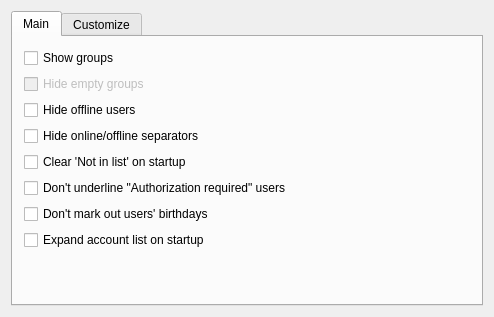
<ui version="4.0" >
 <class>contactListSettingsClass</class>
 <widget class="QWidget" name="contactListSettingsClass" >
  <property name="geometry" >
   <rect>
    <x>0</x>
    <y>0</y>
    <width>486</width>
    <height>317</height>
   </rect>
  </property>
  <property name="windowTitle" >
   <string>contactListSettings</string>
  </property>
  <layout class="QGridLayout" >
   <item row="0" column="0" >
    <widget class="QTabWidget" name="tabWidget" >
     <property name="currentIndex" >
      <number>0</number>
     </property>
     <widget class="QWidget" name="tab" >
      <property name="geometry" >
       <rect>
        <x>0</x>
        <y>0</y>
        <width>464</width>
        <height>267</height>
       </rect>
      </property>
      <attribute name="title" >
       <string>Main</string>
      </attribute>
      <attribute name="icon" >
       <iconset resource="../../../../qutim.qrc" >
        <normaloff>:/icons/crystal_project/contactlist.png</normaloff>:/icons/crystal_project/contactlist.png</iconset>
      </attribute>
      <layout class="QGridLayout" >
       <item row="0" column="0" >
        <layout class="QVBoxLayout" >
         <property name="spacing" >
          <number>6</number>
         </property>
         <item>
          <widget class="QCheckBox" name="showGroupsBox" >
           <property name="text" >
            <string>Show groups</string>
           </property>
          </widget>
         </item>
         <item>
          <widget class="QCheckBox" name="hideEmptyBox" >
           <property name="enabled" >
            <bool>false</bool>
           </property>
           <property name="text" >
            <string>Hide empty groups</string>
           </property>
          </widget>
         </item>
         <item>
          <widget class="QCheckBox" name="offlineBox" >
           <property name="text" >
            <string>Hide offline users</string>
           </property>
          </widget>
         </item>
         <item>
          <widget class="QCheckBox" name="separatorBox" >
           <property name="text" >
            <string>Hide online/offline separators</string>
           </property>
          </widget>
         </item>
         <item>
          <widget class="QCheckBox" name="nilBox" >
           <property name="text" >
            <string>Clear 'Not in list' on startup</string>
           </property>
          </widget>
         </item>
         <item>
          <widget class="QCheckBox" name="authorizedBox" >
           <property name="text" >
            <string>Don't underline "Authorization required" users</string>
           </property>
          </widget>
         </item>
         <item>
          <widget class="QCheckBox" name="birthdayBox" >
           <property name="text" >
            <string>Don't mark out users' birthdays</string>
           </property>
          </widget>
         </item>
         <item>
          <widget class="QCheckBox" name="expandBox" >
           <property name="text" >
            <string>Expand account list on startup</string>
           </property>
          </widget>
         </item>
        </layout>
       </item>
       <item row="1" column="0" >
        <spacer>
         <property name="orientation" >
          <enum>Qt::Vertical</enum>
         </property>
         <property name="sizeHint" stdset="0" >
          <size>
           <width>446</width>
           <height>16</height>
          </size>
         </property>
        </spacer>
       </item>
      </layout>
     </widget>
     <widget class="QWidget" name="tab2" >
      <property name="geometry" >
       <rect>
        <x>0</x>
        <y>0</y>
        <width>464</width>
        <height>267</height>
       </rect>
      </property>
      <attribute name="title" >
       <string>Customize</string>
      </attribute>
      <attribute name="icon" >
       <iconset resource="../../../../qutim.qrc" >
        <normaloff>:/icons/crystal_project/fonts.png</normaloff>:/icons/crystal_project/fonts.png</iconset>
      </attribute>
      <layout class="QGridLayout" >
       <item row="0" column="0" >
        <widget class="QGroupBox" name="customBox" >
         <property name="title" >
          <string>Customize font:</string>
         </property>
         <layout class="QGridLayout" >
          <item row="0" column="0" >
           <layout class="QHBoxLayout" >
            <item>
             <layout class="QVBoxLayout" >
              <item>
               <widget class="QCheckBox" name="accountFontBox" >
                <property name="text" >
                 <string>Account:</string>
                </property>
               </widget>
              </item>
              <item>
               <widget class="QCheckBox" name="groupFontBox" >
                <property name="text" >
                 <string>Group:</string>
                </property>
               </widget>
              </item>
              <item>
               <widget class="QCheckBox" name="onlineFontBox" >
                <property name="text" >
                 <string>Online:</string>
                </property>
               </widget>
              </item>
              <item>
               <widget class="QCheckBox" name="offlineFontBox" >
                <property name="text" >
                 <string>Offline:</string>
                </property>
               </widget>
              </item>
             </layout>
            </item>
            <item>
             <layout class="QVBoxLayout" >
              <item>
               <layout class="QHBoxLayout" >
                <item>
                 <widget class="QFontComboBox" name="accountFontComboBox" >
                  <property name="enabled" >
                   <bool>false</bool>
                  </property>
                 </widget>
                </item>
                <item>
                 <widget class="QSpinBox" name="accountFontSizeBox" >
                  <property name="enabled" >
                   <bool>false</bool>
                  </property>
                  <property name="minimum" >
                   <number>6</number>
                  </property>
                  <property name="maximum" >
                   <number>24</number>
                  </property>
                  <property name="value" >
                   <number>9</number>
                  </property>
                 </widget>
                </item>
                <item>
                 <widget class="QToolButton" name="accountColorButton" >
                  <property name="enabled" >
                   <bool>false</bool>
                  </property>
                  <property name="text" >
                   <string/>
                  </property>
                  <property name="icon" >
                   <iconset resource="../../../../qutim.qrc" >
                    <normaloff>:/icons/crystal_project/colorpicker.png</normaloff>:/icons/crystal_project/colorpicker.png</iconset>
                  </property>
                 </widget>
                </item>
               </layout>
              </item>
              <item>
               <layout class="QHBoxLayout" >
                <item>
                 <widget class="QFontComboBox" name="groupFontComboBox" >
                  <property name="enabled" >
                   <bool>false</bool>
                  </property>
                 </widget>
                </item>
                <item>
                 <widget class="QSpinBox" name="groupFontSizeBox" >
                  <property name="enabled" >
                   <bool>false</bool>
                  </property>
                  <property name="minimum" >
                   <number>6</number>
                  </property>
                  <property name="maximum" >
                   <number>24</number>
                  </property>
                  <property name="value" >
                   <number>6</number>
                  </property>
                 </widget>
                </item>
                <item>
                 <widget class="QToolButton" name="groupColorButton" >
                  <property name="enabled" >
                   <bool>false</bool>
                  </property>
                  <property name="text" >
                   <string/>
                  </property>
                  <property name="icon" >
                   <iconset resource="../../../../qutim.qrc" >
                    <normaloff>:/icons/crystal_project/colorpicker.png</normaloff>:/icons/crystal_project/colorpicker.png</iconset>
                  </property>
                 </widget>
                </item>
               </layout>
              </item>
              <item>
               <layout class="QHBoxLayout" >
                <item>
                 <widget class="QFontComboBox" name="onlineFontComboBox" >
                  <property name="enabled" >
                   <bool>false</bool>
                  </property>
                 </widget>
                </item>
                <item>
                 <widget class="QSpinBox" name="onlineFontSizeBox" >
                  <property name="enabled" >
                   <bool>false</bool>
                  </property>
                  <property name="minimum" >
                   <number>6</number>
                  </property>
                  <property name="maximum" >
                   <number>24</number>
                  </property>
                  <property name="value" >
                   <number>10</number>
                  </property>
                 </widget>
                </item>
                <item>
                 <widget class="QToolButton" name="onlineColorButton" >
                  <property name="enabled" >
                   <bool>false</bool>
                  </property>
                  <property name="text" >
                   <string/>
                  </property>
                  <property name="icon" >
                   <iconset resource="../../../../qutim.qrc" >
                    <normaloff>:/icons/crystal_project/colorpicker.png</normaloff>:/icons/crystal_project/colorpicker.png</iconset>
                  </property>
                 </widget>
                </item>
               </layout>
              </item>
              <item>
               <layout class="QHBoxLayout" >
                <item>
                 <widget class="QFontComboBox" name="offlineFontComboBox" >
                  <property name="enabled" >
                   <bool>false</bool>
                  </property>
                 </widget>
                </item>
                <item>
                 <widget class="QSpinBox" name="offlineFontSizeBox" >
                  <property name="enabled" >
                   <bool>false</bool>
                  </property>
                  <property name="minimum" >
                   <number>6</number>
                  </property>
                  <property name="maximum" >
                   <number>24</number>
                  </property>
                  <property name="value" >
                   <number>10</number>
                  </property>
                 </widget>
                </item>
                <item>
                 <widget class="QToolButton" name="offlineColorButton" >
                  <property name="enabled" >
                   <bool>false</bool>
                  </property>
                  <property name="text" >
                   <string/>
                  </property>
                  <property name="icon" >
                   <iconset resource="../../../../qutim.qrc" >
                    <normaloff>:/icons/crystal_project/colorpicker.png</normaloff>:/icons/crystal_project/colorpicker.png</iconset>
                  </property>
                 </widget>
                </item>
               </layout>
              </item>
             </layout>
            </item>
           </layout>
          </item>
         </layout>
        </widget>
       </item>
       <item row="1" column="0" >
        <spacer>
         <property name="orientation" >
          <enum>Qt::Vertical</enum>
         </property>
         <property name="sizeHint" stdset="0" >
          <size>
           <width>20</width>
           <height>40</height>
          </size>
         </property>
        </spacer>
       </item>
      </layout>
     </widget>
    </widget>
   </item>
  </layout>
 </widget>
 <layoutdefault spacing="6" margin="11" />
 <resources>
  <include location="../../../../qutim.qrc" />
 </resources>
 <connections>
  <connection>
   <sender>accountFontBox</sender>
   <signal>toggled(bool)</signal>
   <receiver>accountFontComboBox</receiver>
   <slot>setEnabled(bool)</slot>
   <hints>
    <hint type="sourcelabel" >
     <x>127</x>
     <y>102</y>
    </hint>
    <hint type="destinationlabel" >
     <x>236</x>
     <y>101</y>
    </hint>
   </hints>
  </connection>
  <connection>
   <sender>accountFontBox</sender>
   <signal>toggled(bool)</signal>
   <receiver>accountFontSizeBox</receiver>
   <slot>setEnabled(bool)</slot>
   <hints>
    <hint type="sourcelabel" >
     <x>102</x>
     <y>102</y>
    </hint>
    <hint type="destinationlabel" >
     <x>419</x>
     <y>101</y>
    </hint>
   </hints>
  </connection>
  <connection>
   <sender>accountFontBox</sender>
   <signal>toggled(bool)</signal>
   <receiver>accountColorButton</receiver>
   <slot>setEnabled(bool)</slot>
   <hints>
    <hint type="sourcelabel" >
     <x>102</x>
     <y>102</y>
    </hint>
    <hint type="destinationlabel" >
     <x>451</x>
     <y>102</y>
    </hint>
   </hints>
  </connection>
  <connection>
   <sender>groupFontBox</sender>
   <signal>toggled(bool)</signal>
   <receiver>groupFontComboBox</receiver>
   <slot>setEnabled(bool)</slot>
   <hints>
    <hint type="sourcelabel" >
     <x>124</x>
     <y>134</y>
    </hint>
    <hint type="destinationlabel" >
     <x>236</x>
     <y>134</y>
    </hint>
   </hints>
  </connection>
  <connection>
   <sender>groupFontBox</sender>
   <signal>toggled(bool)</signal>
   <receiver>groupFontSizeBox</receiver>
   <slot>setEnabled(bool)</slot>
   <hints>
    <hint type="sourcelabel" >
     <x>99</x>
     <y>134</y>
    </hint>
    <hint type="destinationlabel" >
     <x>419</x>
     <y>134</y>
    </hint>
   </hints>
  </connection>
  <connection>
   <sender>groupFontBox</sender>
   <signal>toggled(bool)</signal>
   <receiver>groupColorButton</receiver>
   <slot>setEnabled(bool)</slot>
   <hints>
    <hint type="sourcelabel" >
     <x>112</x>
     <y>134</y>
    </hint>
    <hint type="destinationlabel" >
     <x>451</x>
     <y>135</y>
    </hint>
   </hints>
  </connection>
  <connection>
   <sender>onlineFontBox</sender>
   <signal>toggled(bool)</signal>
   <receiver>onlineFontComboBox</receiver>
   <slot>setEnabled(bool)</slot>
   <hints>
    <hint type="sourcelabel" >
     <x>109</x>
     <y>166</y>
    </hint>
    <hint type="destinationlabel" >
     <x>236</x>
     <y>167</y>
    </hint>
   </hints>
  </connection>
  <connection>
   <sender>onlineFontBox</sender>
   <signal>toggled(bool)</signal>
   <receiver>onlineFontSizeBox</receiver>
   <slot>setEnabled(bool)</slot>
   <hints>
    <hint type="sourcelabel" >
     <x>127</x>
     <y>166</y>
    </hint>
    <hint type="destinationlabel" >
     <x>419</x>
     <y>167</y>
    </hint>
   </hints>
  </connection>
  <connection>
   <sender>onlineFontBox</sender>
   <signal>toggled(bool)</signal>
   <receiver>onlineColorButton</receiver>
   <slot>setEnabled(bool)</slot>
   <hints>
    <hint type="sourcelabel" >
     <x>125</x>
     <y>166</y>
    </hint>
    <hint type="destinationlabel" >
     <x>451</x>
     <y>168</y>
    </hint>
   </hints>
  </connection>
  <connection>
   <sender>offlineFontBox</sender>
   <signal>toggled(bool)</signal>
   <receiver>offlineFontComboBox</receiver>
   <slot>setEnabled(bool)</slot>
   <hints>
    <hint type="sourcelabel" >
     <x>127</x>
     <y>198</y>
    </hint>
    <hint type="destinationlabel" >
     <x>236</x>
     <y>200</y>
    </hint>
   </hints>
  </connection>
  <connection>
   <sender>offlineFontBox</sender>
   <signal>toggled(bool)</signal>
   <receiver>offlineFontSizeBox</receiver>
   <slot>setEnabled(bool)</slot>
   <hints>
    <hint type="sourcelabel" >
     <x>115</x>
     <y>198</y>
    </hint>
    <hint type="destinationlabel" >
     <x>419</x>
     <y>200</y>
    </hint>
   </hints>
  </connection>
  <connection>
   <sender>offlineFontBox</sender>
   <signal>toggled(bool)</signal>
   <receiver>offlineColorButton</receiver>
   <slot>setEnabled(bool)</slot>
   <hints>
    <hint type="sourcelabel" >
     <x>127</x>
     <y>198</y>
    </hint>
    <hint type="destinationlabel" >
     <x>451</x>
     <y>201</y>
    </hint>
   </hints>
  </connection>
  <connection>
   <sender>showGroupsBox</sender>
   <signal>toggled(bool)</signal>
   <receiver>hideEmptyBox</receiver>
   <slot>setEnabled(bool)</slot>
   <hints>
    <hint type="sourcelabel" >
     <x>67</x>
     <y>69</y>
    </hint>
    <hint type="destinationlabel" >
     <x>63</x>
     <y>87</y>
    </hint>
   </hints>
  </connection>
 </connections>
</ui>
